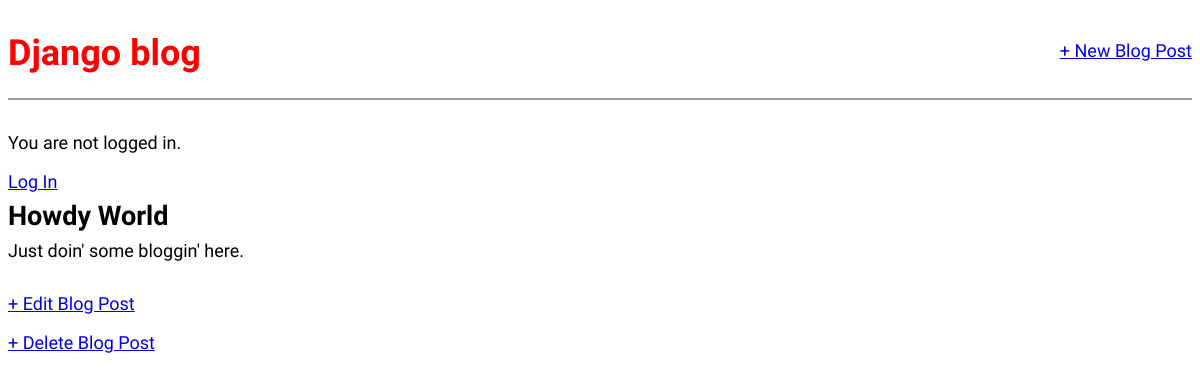
/post/2/, run on an earlier commit of the app's database.
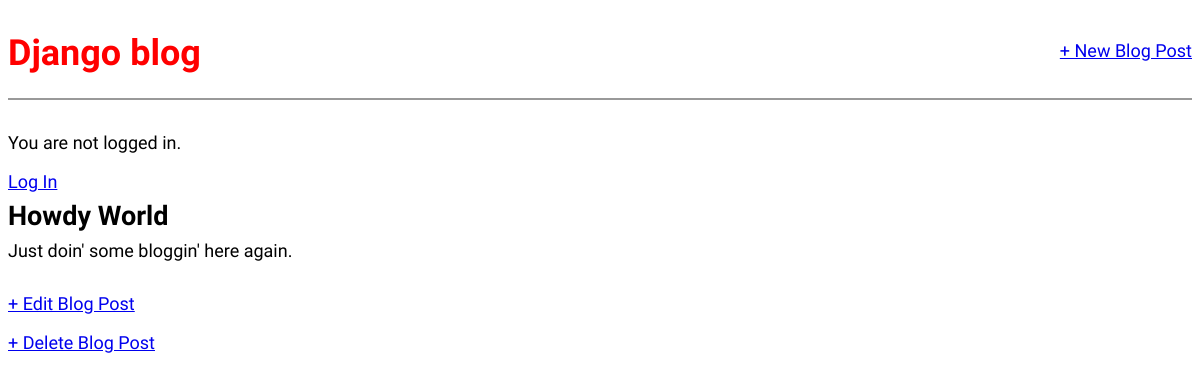
And on a later commit of the database.
### blog/models.py (models this page shows, shortened)
class Post(models.Model):
    title = models.CharField(max_length=200)
    author = models.ForeignKey(
        'auth.User',
        on_delete=models.CASCADE,
    )
    body = models.TextField()

### blog/views.py (the view)
# urls.py: path('post/<int:pk>/', BlogDetailView.as_view(), name='post_detail'), # see the details of each blog post
class BlogDetailView(DetailView):
	model = Post
	template_name = 'post_detail.html'

### templates/post_detail.html
{% extends 'base.html' %}
{% block content %}
  <div class="post-entry">
    <h2>{{ post.title }}</h2>
    <p>{{ post.body }}</p>
  </div>
  <p><a href="{% url 'post_edit' post.pk %}">+ Edit Blog Post</a></p>
  <p><a href="{% url 'post_delete' post.pk %}">+ Delete Blog Post</a></p>
{% endblock content %}

What changed in the data, as far as the page shows it:
changed Post "Howdy World": body "Just doin' some bloggin' here." → "Just doin' some bloggin' here again."
